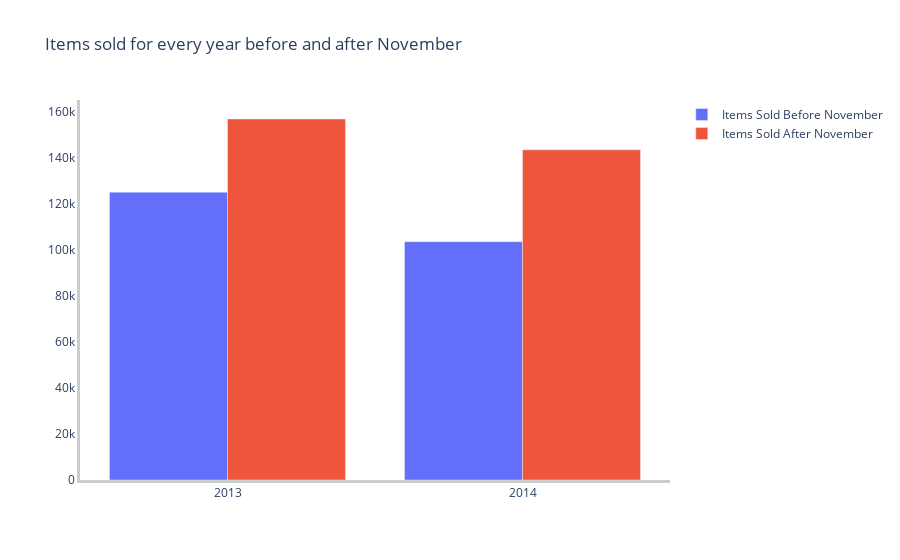

The code cell stored with this chart in its notebook:
### Markdown cell above
> **Delivery of goods(Доставка товара) as a category is found only in the city of Интернет-магазин and accounts for 30% of sales.**
> 
> **PC games and movies accountfor the majority of sale in almost all cities**

### Code cell
salesPartitionDict={2013:{'Items Sold Before November':0,'Items Sold After November':0},2014:{'Items Sold Before November':0,'Items Sold After November':0}}

for year in [2013,2014]:
    salesPartitionDict[year]['Items Sold After November']=salesYearDF[(salesYearDF['month'].isin(['Nov','Dec'])) & (salesYearDF['year']==year)]['item_cnt_day'].mean()
    salesPartitionDict[year]['Items Sold Before November']=salesYearDF[(-salesYearDF['month'].isin(['Nov','Dec'])) & (salesYearDF['year']==year)]['item_cnt_day'].mean()
    
salesPartitionDF=pd.DataFrame(salesPartitionDict).transpose()
salesPartitionDF.reset_index(inplace=True)
salesPartitionDF.rename(columns={'index':'year'},inplace=True)

data=[go.Bar(x=salesPartitionDF['year'],y=salesPartitionDF[i],name=i)for i in salesPartitionDF.columns[1:]]
layout=go.Layout(title='Items sold for every year before and after November')
fig=go.Figure(data=data,layout=layout)
fig.update_layout(
    xaxis=dict(
        showline=True,
        showgrid=False,
        linecolor='rgb(204, 204, 204)',
        linewidth=3,
        tickmode='linear',
        dtick=1
    ),
    yaxis=dict(
        showgrid=False,
        zeroline=False,
        showline=True,
        showticklabels=True,
        linecolor='rgb(204, 204, 204)',
        linewidth=3,
    ),
    plot_bgcolor='white'
)
fig.show()

### Figure 1 — Plotly figure (JSON) as saved in the notebook; plotly's stock layout.template omitted (floating-point values rounded to 4 significant figures)
{"data": [{"name": "Items Sold Before November", "type": "bar", "x": [2013, 2014], "y": [124900.0, 103400.0]}, {"name": "Items Sold After November", "type": "bar", "x": [2013, 2014], "y": [156700.0, 143299]}], "layout": {"plot_bgcolor": "white", "title": {"text": "Items sold for every year before and after November"}, "xaxis": {"dtick": 1, "linecolor": "rgb(204, 204, 204)", "linewidth": 3, "showgrid": false, "showline": true, "tickmode": "linear", "type": "linear", "range": [2012.0, 2014.0], "autorange": true}, "yaxis": {"linecolor": "rgb(204, 204, 204)", "linewidth": 3, "showgrid": false, "showline": true, "showticklabels": true, "zeroline": false, "type": "linear", "range": [0, 164900.0], "autorange": true}, "autosize": true}}
